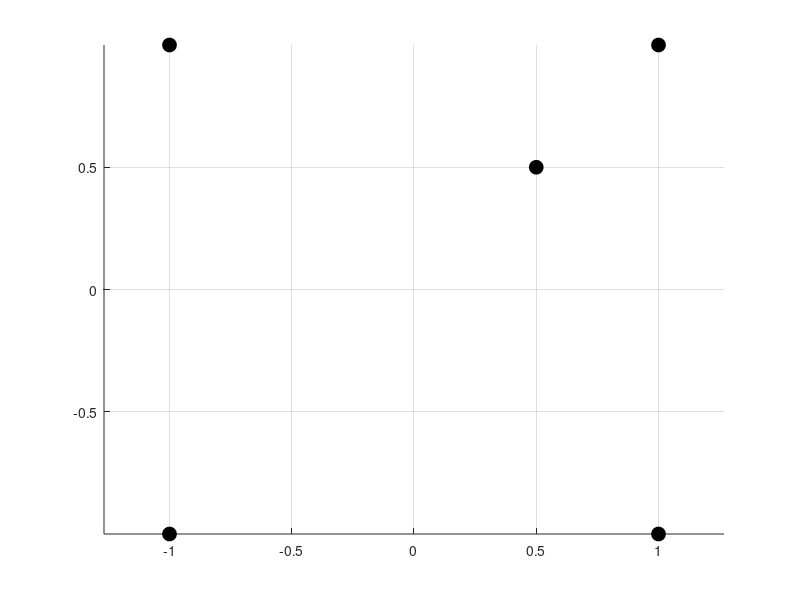

Source code (MATLAB):

% Objektu padeties valdymas pele

function main
clc,close all,clear all 
f=figure(1); hold on; grid on; axis equal;

X=[-1  0.5  1  1  -1  ]
Y=[ 1  0.5 1 -1  -1  ]
nP=length(X);

% vaizduojame duotus mazgus, kiekvieno objekto valdikli susiejame su funkcija PradetiVilkti:
for i=1:nP, h(i)=plot(X(i), Y(i),'ko','MarkerFaceColor','k',...
        'ButtonDownFcn',@PradetiVilkti,'MarkerSize',10); end

set(f,'WindowButtonUpFcn',@BaigtiVilkti); % kas atliekama atleidus peles klavisa, nurodoma funkcijoje BaigtiVilkti

%-------------------------------------------------
%-----------  vidines funkcijos ------------------
%-------------------------------------------------

    function PradetiVilkti(varargin)  % apraso, kas atliekama, kai paspaudziamas kairys peles klavisas
        fprintf(1,'L A B A S, M A Z G E  NR. %d  !  \n',find(gco==h));
        set(gcf, 'WindowButtonMotionFcn',@Vilkti); % nurodo funkcija, kuria reiks nuolat kviesti pelei judant
        return
    end

    function Vilkti(varargin)  % apraso, kas atliekama, kai pele juda
        pt=get(gca,'Currentpoint');  % perskaitoma peles padetis
        set(gco,'xData',pt(1,1),'yData',pt(1,2)); % pakeiciamos objekto koordinates
        fprintf(1,'x= %g  y= %g !  \n',pt(1,1:2));
        return
    end

    function BaigtiVilkti(varargin) % apraso, kas atliekama, kai atleidziamas kairys peles klavisas
        set(gcf, 'WindowButtonMotionFcn','');% nurodo, kad atleidus peles klavisa peles judejimas nebeturi kviesti funkcijos
        if  gco ~= gca ,fprintf(1,'V I S O  G E R O, M A Z G E  NR. %d  ! \n\n\n',find(gco==h)); end
        return
    end

%-------------------------------------------------
%----------- vidiniu funkciju pabaiga ------------
%-------------------------------------------------


end   % Sis end uzbaigia pagrindine funkcija